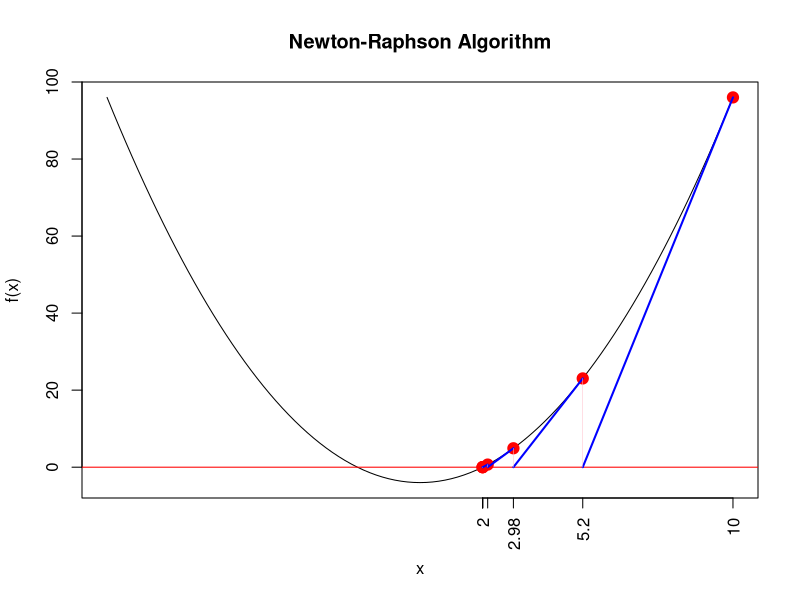
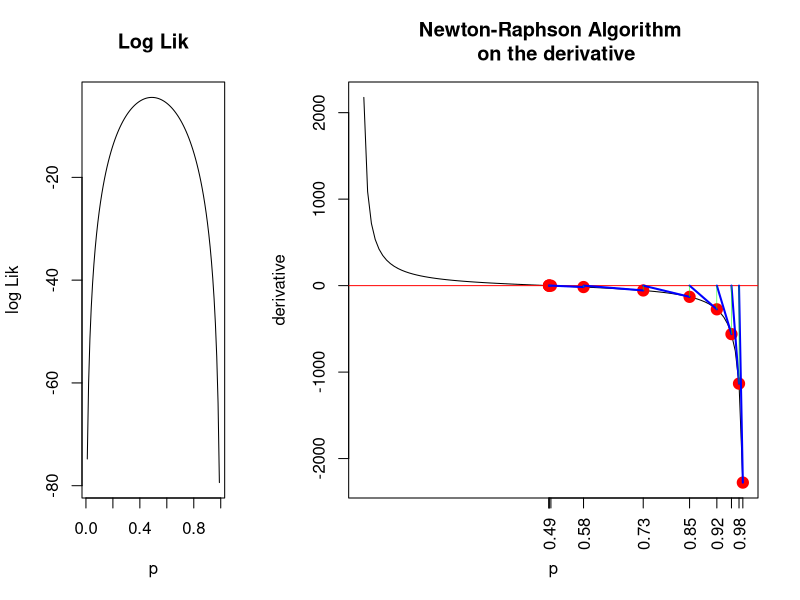
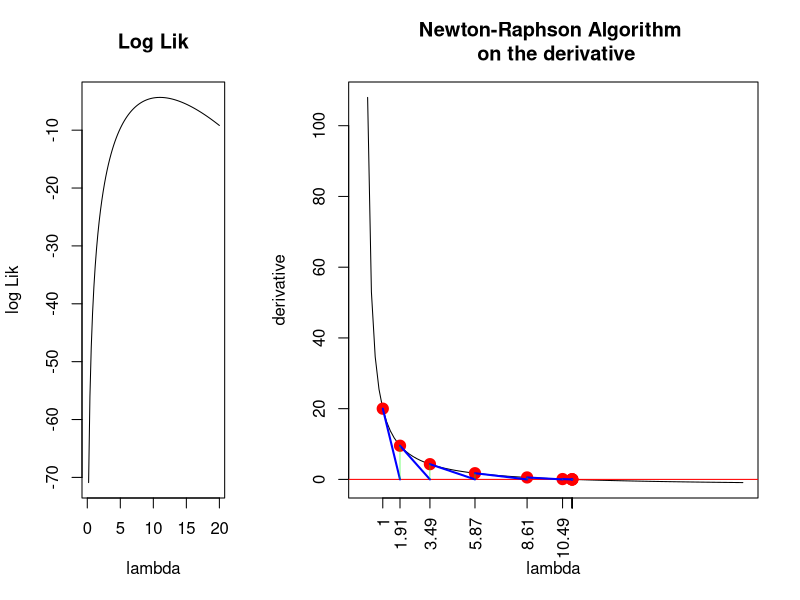

These charts were generated, in order, by the following R code:
mynewt = function(x0, delta = 0.001, f, fdash) {
  d = 1000
  i = 0
  x = c()
  y = c()
  x[1] = x0
  y[1] = f(x[1])
  while (d > delta & i < 10000) {
    i = i + 1
    x[i + 1] = x[i] - f(x[i]) / fdash(x[i])
    y[i + 1] = f(x[i + 1])
    d = abs(x[i + 1] - x[i])
  }
  
  curve(f(x),
        xlim = range(c(range(x), -range(x))),
        xaxt = "n",
        main = "Newton-Raphson Algorithm")
  points(x,
         y,
         col = "Red",
         pch = 19,
         cex = 1.5)
  axis(1, x, round(x, 2), las = 2)
  abline(h = 0, col = "Red")
  
  segments(x[1:(i - 1)], y[1:(i - 1)], x[2:i], rep(0, i - 1), col = "Blue", lwd =
             2)
  segments(x[2:i], rep(0, i - 1), x[2:i], y[2:i], lwd = 0.5, col = "Pink")
  
  list(x = x, y = y)
}


mynewt(
  x0 = 10,
  delta = 0.0001,
  f = function(x)
    x ^ 2 - 4,
  fdash = function(x)
    2 * x
)

myNRML = function(x0,
                  delta = 0.001,
                  llik,
                  xrange,
                  parameter = "param") {
  f = function(x)
    (llik(x + delta) - llik(x)) / delta
  fdash = function(x)
    (f(x + delta) - f(x)) / delta
  d = 1000
  i = 0
  x = c()
  y = c()
  x[1] = x0
  y[1] = f(x[1])
  while (d > delta & i < 100) {
    i = i + 1
    x[i + 1] = x[i] - f(x[i]) / fdash(x[i])
    y[i + 1] = f(x[i + 1])
    d = abs(x[i + 1] - x[i])
  }
  layout(matrix(
    1:2,
    nr = 1,
    nc = 2,
    byrow = TRUE
  ), width = c(1, 2))
  curve(
    llik(x),
    xlim = xrange,
    xlab = parameter,
    ylab = "log Lik",
    main = "Log Lik"
  )
  curve(
    f(x),
    xlim = xrange,
    xaxt = "n",
    xlab = parameter,
    ylab = "derivative",
    main =  "Newton-Raphson Algorithm \n on the derivative"
  )
  points(x,
         y,
         col = "Red",
         pch = 19,
         cex = 1.5)
  axis(1, x, round(x, 2), las = 2)
  abline(h = 0, col = "Red")
  
  segments(x[1:(i - 1)], y[1:(i - 1)], x[2:i], rep(0, i - 1), col = "Blue", lwd =
             2)
  segments(x[2:i], rep(0, i - 1), x[2:i], y[2:i], lwd = 0.5, col = "Green")
  
  list(x = x, y = y)
}


myNRML(
  x0 = 0.99,
  delta = 0.000001,
  llik = function(x)
    log(dbinom(12, size = 20, prob = x) * dbinom(10, size = 25, prob = x)),
  xrange = c(0.01, 0.99),
  parameter = "p"
)
myNRML(
  x0 = 1,
  delta = 0.000001,
  llik = function(x)
    log(dpois(12, x) * dpois(10, x)),
  xrange = c(0, 20),
  parameter = "lambda"
)